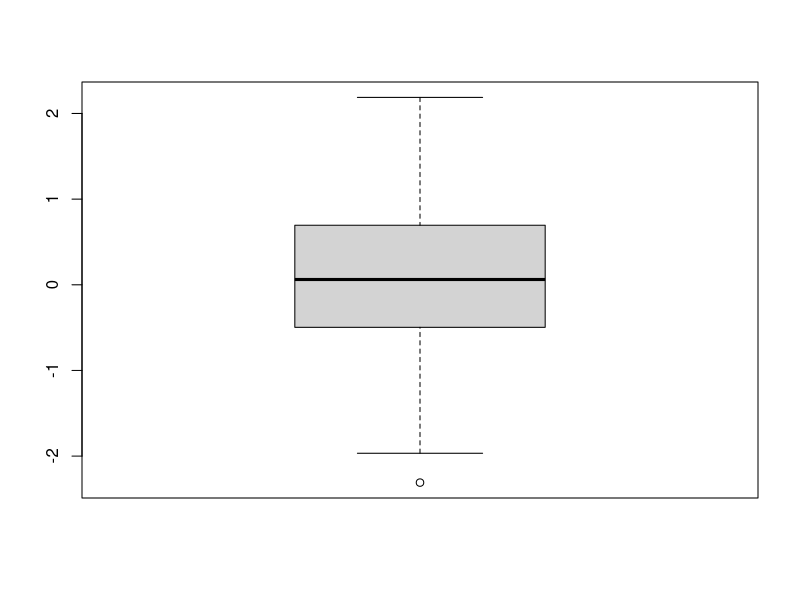
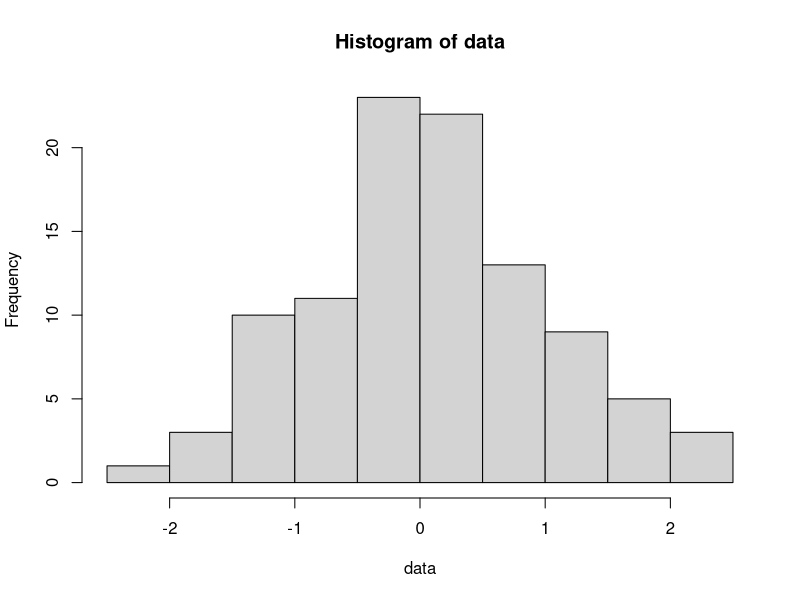
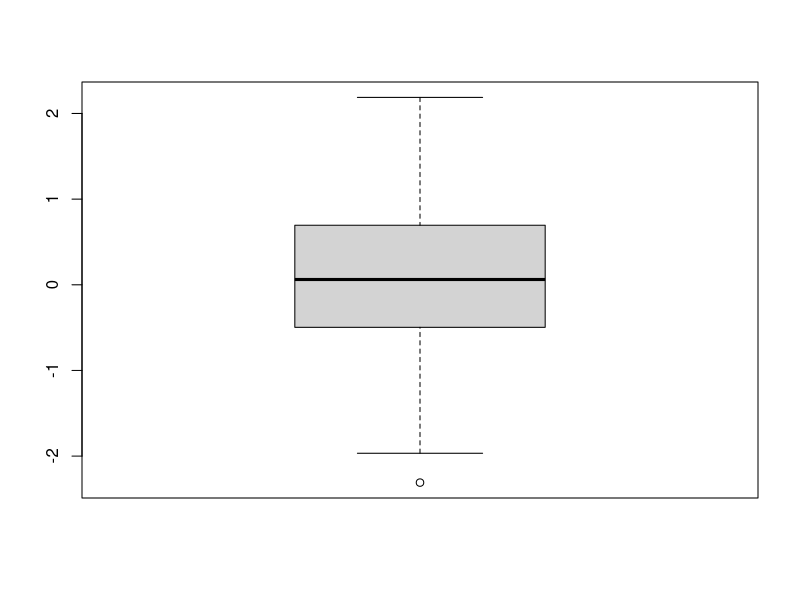
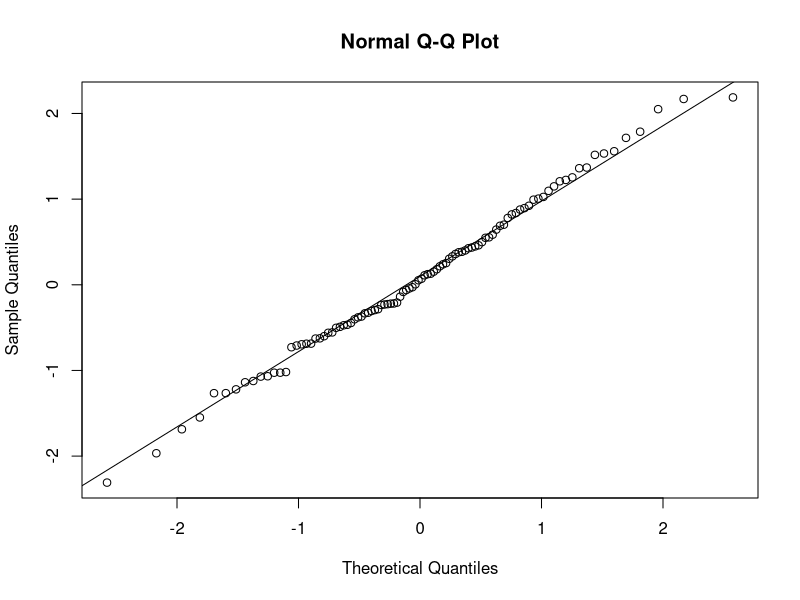
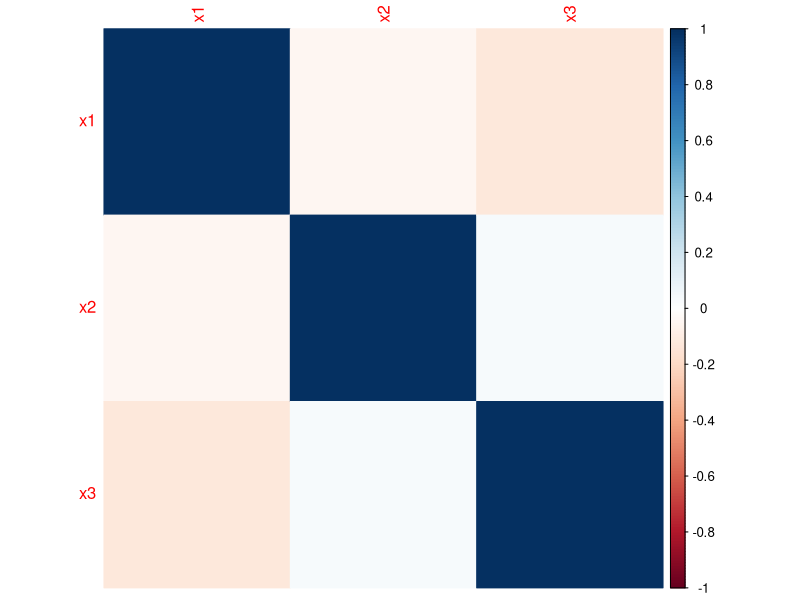
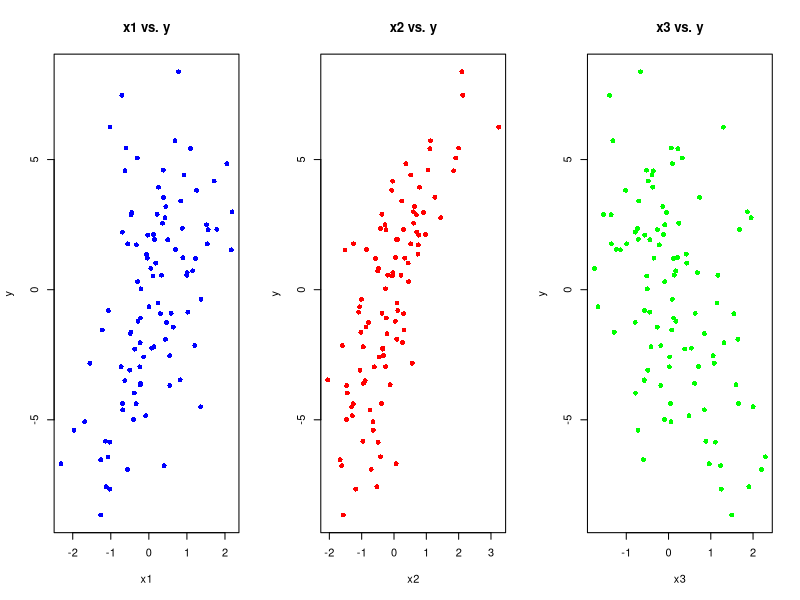

Source code (R) for these figures, in order:
#---
#veri Kaynağı

#veriyi toplama, Kaynağın doğrulanması

#veri satın alma, veriyi toplama, verinin açık bir yerden temini gibi aşamalar
#---

# Rastgele veri oluşturma için kütüphane
install.packages("MASS")
library(MASS)

# Veri setini oluşturma
set.seed(123) # Tekrarlanabilirlik için seed belirleme
n <- 100 # Gözlem sayısı
x1 <- rnorm(n, mean = 10, sd = 2) # Bağımsız değişken 1
x2 <- rnorm(n, mean = 5, sd = 1) # Bağımsız değişken 2
x3 <- rnorm(n, mean = 3, sd = 0.5) # Bağımsız değişken 3
x4 <- rnorm(n, mean = 7, sd = 1.5) # Bağımsız değişken 4
x5 <- rnorm(n, mean = 15, sd = 3) # Bağımsız değişken 5
y <- 3 + 2*x1 - 1.5*x2 + 0.5*x3 + 1.8*x4 - 1.2*x5 + rnorm(n, mean = 0, sd = 2) # Bağımlı değişken

# Oluşturulan veri setini bir veri çerçevesine dönüştürme
data <- data.frame(y, x1, x2, x3, x4, x5)

# Oluşturulan veri setini gösterme
head(data)

#Daha önceki derslerde doğrudan verinin okutulması için paketler ve paketlere bağlı fonksiyonlar irdelenmiştir.
#---

#---
#Aktarım ve Gerekli ise Dönüşüm
# Örnek veri setini oluşturma
set.seed(123)
n <- 100
x1_f <- rnorm(n, mean = 10, sd = 2)
x2_f <- rnorm(n, mean = 5, sd = 1)
y_f <- rnorm(n, mean = 3 + 2*x1 - 1.5*x2, sd = 2)

# x1 değişkenini faktörel değişkene dönüştürme
x1_f_factor <- as.factor(x1_f)

# x2 değişkenini sayısal değişkene dönüştürme
x2_f_numeric <- as.numeric(x2_f)

# Değişken türlerini kontrol etme
str(x1_f_factor)
str(x2_f_numeric)
#---

#---
#Veri kalitesi
#eksik veri tespiti ve doldurma

# Örnek veri setini oluşturma
set.seed(123)
n <- 100
x1_ev <- rnorm(n, mean = 10, sd = 2)
x2_ev <- rnorm(n, mean = 5, sd = 1)
y_ev <- rnorm(n, mean = 3 + 2*x1 - 1.5*x2, sd = 2)

# Eksik veri tespiti
is_na_x1 <- is.na(x1_ev)
is_na_x2 <- is.na(x2_ev)


# Eksik verileri ortalama ile doldurma
mean_x1_ev <- mean(x1, na.rm = TRUE)
x1_filled <- ifelse(is.na(x1_ev), mean_x1, x1)

      #--- 
      #na.locf() fonksiyonu R'da kullanılan bir fonksiyondur ve 
      #"sonraki değeri kullanarak eksik değerleri doldurma" anlamına gelir. 
      #"LOCF" kısaltması "Last Observation Carried Forward" ifadesinin kısaltmasıdır.
      #Bu fonksiyon, bir vektördeki eksik değerleri, bu eksik değerlerin hemen öncesindeki mevcut değerlerle doldurur. 
      #Yani, eksik değer bir gözlemde bulunuyorsa, bu gözlemin bir önceki gözleminin değeriyle doldurulur.
      install.packages("zoo")
      library(zoo)
      
      # Örnek vektör oluşturma
      vec <- c(1, NA, NA, 4, NA, 6, NA, 8, NA)
      
      # Eksik değerleri LOCF yöntemiyle doldurma
      vec_filled <- na.locf(vec)
      
      print(vec_filled)
      
      #---

# Eksik verileri en yakın değerle doldurma
x2_filled <- na.locf(x2_ev)


# Eksik verileri medyan ile doldurma
median_y_ev <- median(y_ev, na.rm = TRUE)
y_filled <- ifelse(is.na(y_ev), median_y_ev, y_ev)


#aykırı değer tespiti
# Örnek veri setini oluşturma
set.seed(123)
data <- rnorm(100)

# Kutu grafiği oluşturma
boxplot(data)
sort(data)


# Z-puanı hesaplama
z_scores <- scale(data)

# Aykırı değerleri belirleme
outliers <- abs(z_scores) > 3


# Alt ve üst çeyreklikleri hesaplama
Q1 <- quantile(data, 0.25)
Q3 <- quantile(data, 0.75)

# Alt ve üst sınırı hesaplama
IQR <- Q3 - Q1
lower_bound <- Q1 - 1.5 * IQR
upper_bound <- Q3 + 1.5 * IQR

# Aykırı değerleri belirleme
outliers <- data < lower_bound | data > upper_bound

#---


#---
#dağılımları keşif
# Örnek veri setini oluşturma
set.seed(123)
data <- rnorm(100)

# Histogram oluşturma
hist(data)

# Kutu grafiği oluşturma
boxplot(data)

# Q-Q plot oluşturma
qqnorm(data)
qqline(data)

# Kantillerden yararlanma
summary(data)



# Örnek veri setini oluşturma
set.seed(123)
x <- rnorm(100) # Bağımsız değişken
y <- 2*x + rnorm(100, mean = 0, sd = 0.5) # Bağımlı değişken

# Korelasyon katsayısını hesaplama
correlation <- cor(x, y)

# Korelasyon katsayısını ekrana yazdırma
print(correlation)


#multicollinearity
# Örnek veri setini oluşturma
set.seed(123)
x1 <- rnorm(100) # Bağımsız değişken 1
x2 <- rnorm(100) # Bağımsız değişken 2
x3 <- rnorm(100) # Bağımsız değişken 3
y <- 2*x1 + 3*x2 - 1.5*x3 + rnorm(100, mean = 0, sd = 0.5) # Bağımlı değişken

# Çoklu doğrusal regresyon modelini oluşturma
model <- lm(y ~ x1 + x2 + x3)

# Model özetini alma
summary(model)

# Bağımsız değişkenler arasındaki korelasyonu hesaplama
correlation_matrix <- cor(data.frame(x1, x2, x3))
print(correlation_matrix)
# corrplot paketini yükleme
library(corrplot)
# Korelasyon matrisini görselleştirme
corrplot(correlation_matrix, method = "color")


# Bağımsız değişkenlerin grafiğini çizme
par(mfrow=c(1,3)) # Grafiklerin yan yana yerleştirilmesi için ayar
plot(x1, y, main = "x1 vs. y", xlab = "x1", ylab = "y", col = "blue", pch = 16)
plot(x2, y, main = "x2 vs. y", xlab = "x2", ylab = "y", col = "red", pch = 16)
plot(x3, y, main = "x3 vs. y", xlab = "x3", ylab = "y", col = "green", pch = 16)


# Örnek veri setini oluşturma
set.seed(123)
x1 <- rnorm(100) # Bağımsız değişken 1
x2 <- rnorm(100) # Bağımsız değişken 2
x3 <- rnorm(100) # Bağımsız değişken 3
y <- 2*x1 + 3*x2 - 1.5*x3 + rnorm(100, mean = 0, sd = 0.5) # Bağımlı değişken

# Veriyi standartlaştırma
x1_standardized <- scale(x1)
x2_standardized <- scale(x2)
x3_standardized <- scale(x3)
y_standardized <- scale(y)

# Standartlaştırılmış veriyi kontrol etme
summary(x1_standardized)
summary(x2_standardized)
summary(x3_standardized)
summary(y_standardized)

#---

#---
#kategorik keşif
#---

#---
#son değişiklik
# caTools paketini yükleme
install.packages("caTools")
library(caTools)

# Veri setini oluşturma (örnek veri)
set.seed(123)
x1 <- rnorm(100) # Bağımsız değişken 1
x2 <- rnorm(100) # Bağımsız değişken 2
x3 <- rnorm(100) # Bağımsız değişken 3
y <- 2*x1 + 3*x2 - 1.5*x3 + rnorm(100, mean = 0, sd = 0.5) # Bağımlı değişken

# Veriyi test ve eğitim alt kümelerine böleme
split <- sample.split(y, SplitRatio = 0.7) # 70% eğitim, 30% test
train_data <- subset(data.frame(x1, x2, x3, y), split == TRUE)
test_data <- subset(data.frame(x1, x2, x3, y), split == FALSE)

# Verinin boyutlarını kontrol etme
dim(train_data)
dim(test_data)

#---
